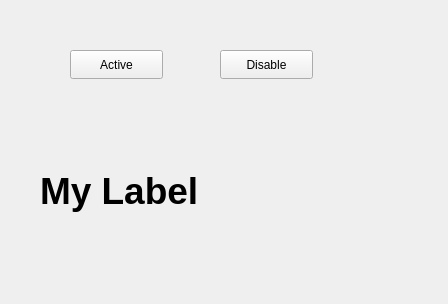
<?xml version="1.0" encoding="UTF-8"?>
<ui version="4.0">
 <class>Widget</class>
 <widget class="QWidget" name="Widget">
  <property name="geometry">
   <rect>
    <x>0</x>
    <y>0</y>
    <width>448</width>
    <height>304</height>
   </rect>
  </property>
  <property name="windowTitle">
   <string>Widget</string>
  </property>
  <widget class="QLabel" name="label">
   <property name="geometry">
    <rect>
     <x>40</x>
     <y>120</y>
     <width>251</width>
     <height>141</height>
    </rect>
   </property>
   <property name="font">
    <font>
     <pointsize>28</pointsize>
     <bold>true</bold>
    </font>
   </property>
   <property name="text">
    <string>My Label</string>
   </property>
  </widget>
  <widget class="QPushButton" name="activeButton">
   <property name="geometry">
    <rect>
     <x>70</x>
     <y>50</y>
     <width>93</width>
     <height>29</height>
    </rect>
   </property>
   <property name="text">
    <string>Active</string>
   </property>
  </widget>
  <widget class="QPushButton" name="disableButton_2">
   <property name="enabled">
    <bool>true</bool>
   </property>
   <property name="geometry">
    <rect>
     <x>220</x>
     <y>50</y>
     <width>93</width>
     <height>29</height>
    </rect>
   </property>
   <property name="text">
    <string>Disable</string>
   </property>
  </widget>
 </widget>
 <resources/>
 <connections/>
</ui>
